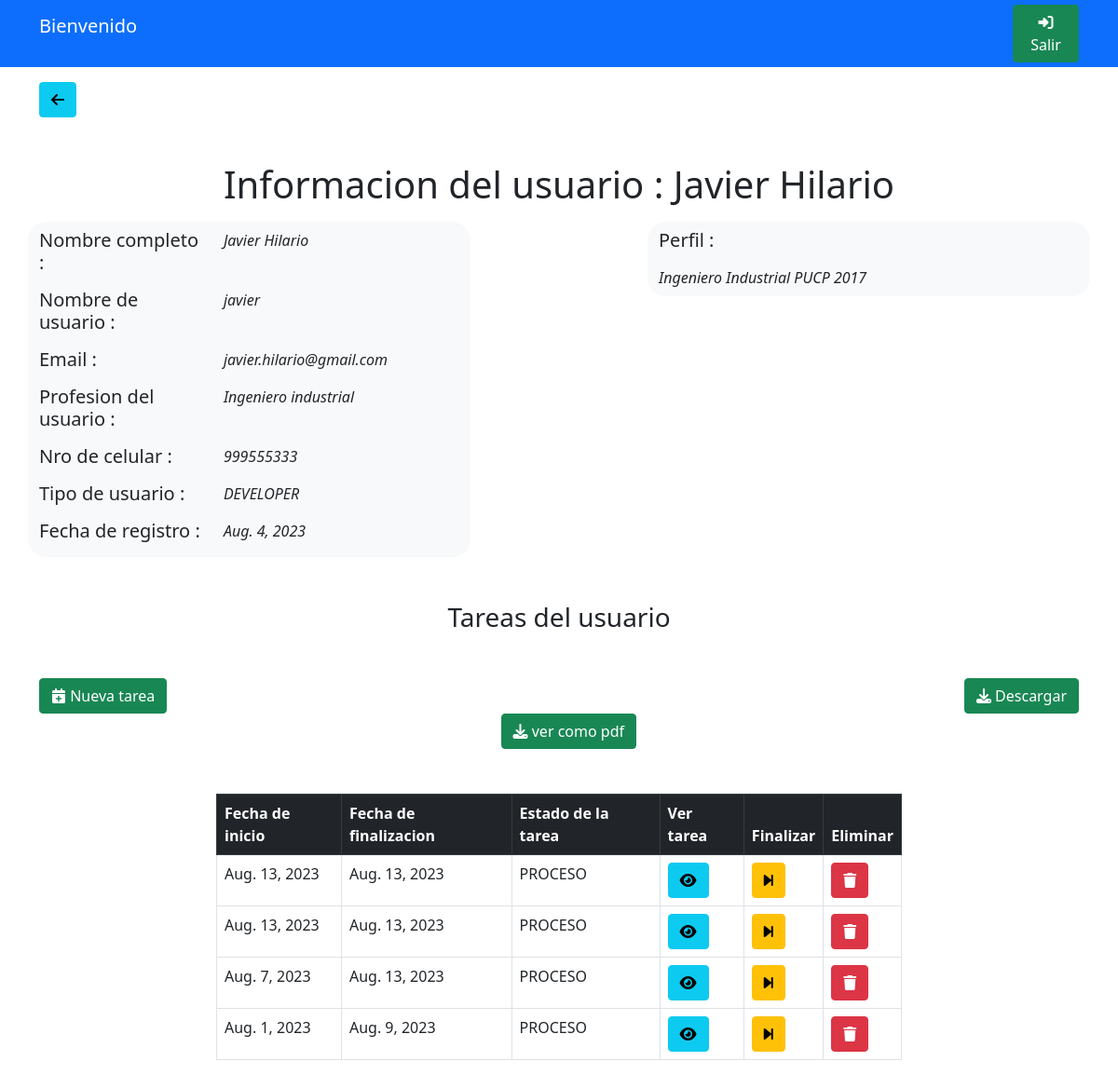
The app's page /verUsuario/3 with its own data.
### tareasDjango/models.py (models this page shows)
class datosUsuario(models.Model):
    user = models.OneToOneField(User, on_delete=models.CASCADE, blank=True, null=True)
    tipoUsuario = models.CharField(max_length=16,null=True, blank=True)
    nroCelular = models.CharField(max_length=16,null=True, blank=True)
    profesionUsuario = models.CharField(max_length=32,null=True, blank=True)
    perfilUsuario = models.CharField(max_length=512,null=True, blank=True)
    fechaIngreso = models.DateField(null=True)

class tareasInformacion(models.Model):
    usuarioRelacionado = models.ForeignKey(User, on_delete=models.CASCADE)
    descripcionTarea = models.CharField(max_length=512,null=True, blank=True)
    fechaInicio = models.DateField(null=True)
    fechaFin = models.DateField(null=True)
    estadoTarea = models.CharField(max_length=16,null=True, blank=True)

### tareasDjango/views.py (the view)
# urls.py: path('verUsuario/<str:idUsuario>',views.verUsuario,name='verUsuario'),
def verUsuario(request,idUsuario):
    usuarioInformacion = User.objects.get(id=idUsuario)
    tareasUsuario = tareasInformacion.objects.filter(usuarioRelacionado=usuarioInformacion)
    print(len(tareasUsuario))
    return render(request,'informacionUsuario.html',{
        'usuarioInfo':usuarioInformacion,
        'tareasUsuario':tareasUsuario,
    })

### tareasDjango/templates/informacionUsuario.html (shortened to what this page needs)
{% load static %}
<!DOCTYPE html>
<html>
    <head>
        <link href="https://cdn.jsdelivr.net/npm/bootstrap@5.0.2/dist/css/bootstrap.min.css" rel="stylesheet">
        <link rel="stylesheet" href="https://cdnjs.cloudflare.com/ajax/libs/font-awesome/6.4.0/css/all.min.css" />
    </head>
    <body>
        <div class="bg-primary">
            <div class="container">
                <div class="row justify-content-between align-items-center">
                    <div class="col-4 mt-3 mb-3 text-white">
                        <div class="row">
                            <h5>Bienvenido {{ user.first_name }} {{ user.last_name }}</h5>
                        </div>
                        <div class="row">
                        </div>
                    </div>
                    <div class="col-1">
                        <a class="btn btn-success" href="#"><i class="fa-solid fa-right-to-bracket"></i> Salir</a>
                    </div>
                </div>
            </div>
        </div>
        <div class="container mt-3 mb-3">
            <div>
                <a href="{% url 'tareasDjango:consolaAdministrador' %}" class="btn btn-info"><i class="fa-solid fa-arrow-left"></i></a>
            </div>
        </div>
        <div class="mt-5 text-center mb-3">
            <h1>Informacion del usuario : {{ usuarioInfo.first_name }} {{ usuarioInfo.last_name }}</h1>
        </div>
        <div class="container">
            <div class="row justify-content-between">
                <div class="col-5 bg-light" style="border-radius: 20px;">
                    <div class="row mb-2 mt-2">
                        <div class="col-5">
                            <h5>Nombre completo : </h5>
                        </div>
                        <div class="col-7">
                            <i>{{ usuarioInfo.first_name }} {{ usuarioInfo.last_name }}</i>
                        </div>
                    </div>
                    <div class="row mb-2">
                        <div class="col-5">
                            <h5>Nombre de usuario : </h5>
                        </div>
                        <div class="col-7">
                            <i>{{ usuarioInfo.username }}</i>
                        </div>
                    </div>
                    <div class="row mb-2">
                        <div class="col-5">
                            <h5>Email : </h5>
                        </div>
                        <div class="col-7">
                            <i>{{ usuarioInfo.email }}</i>
                        </div>
                    </div>
                    <div class="row mb-2">
                        <div class="col-5">
                            <h5>Profesion del usuario : </h5>
                        </div>
                        <div class="col-7">
                            <i>{{ usuarioInfo.datosusuario.profesionUsuario }}</i>
                        </div>
                    </div>
                    <div class="row mb-2">
                        <div class="col-5">
                            <h5>Nro de celular : </h5>
                        </div>
                        <div class="col-7">
                            <i>{{ usuarioInfo.datosusuario.nroCelular }}</i>
                        </div>
                    </div>
                    <div class="row mb-2">
                        <div class="col-5">
                            <h5>Tipo de usuario : </h5>
                        </div>
                        <div class="col-7">
                            <i>{{ usuarioInfo.datosusuario.tipoUsuario }}</i>
                        </div>
                    </div>
                    <div class="row mb-2">
                        <div class="col-5">
                            <h5>Fecha de registro : </h5>
                        </div>
                        <div class="col-7">
                            <i>{{ usuarioInfo.datosusuario.fechaIngreso }}</i>
                        </div>
                    </div>
                </div>
                <div class="col-5 bg-light h-100" style="border-radius: 20px;">
                    <div class="row mb-2 mt-2">
                        <div class="col-5">
                            <h5>Perfil : </h5>
                        </div>
                    </div>
                    <div class="row mb-2">
                        <div class="col-12">
                            <i>{{ usuarioInfo.datosusuario.perfilUsuario }}</i>
                        </div>
                    </div>
                </div>
            </div>
        </div>
        <div class="mt-5 text-center mb-3">
            <h3>Tareas del usuario</h3>
        </div>
        <div class="container mt-5">
            <div class="row justify-content-between">
                <div class="col-2 text-start">
                    <button class="btn btn-success" data-bs-toggle="modal" data-bs-target="#nuevaTarea"><i class="fa-solid fa-calendar-plus"></i> Nueva tarea</button>
                </div>
                <div class="col-2 text-end">
                    <a class="btn btn-success" href="{% url 'tareasDjango:descargarReporteUsuarios' %}"><i class="fa-solid fa-download"></i> Descargar</a>
                </div>
            </div>
            <div class="row justify-content-between">
                <div class="col-7 text-end">
                    <a class="btn btn-success" href="#"><i class="fa-solid fa-download"></i> ver como pdf</a>
                </div>
            </div>
        </div>
        <div class="mt-5 container">
            <div class="row justify-content-center">
                <div class="col-8">
                    <table class="table table-bordered">
                        <thead class="table-dark">
                            <th>Fecha de inicio</th>
                            <th>Fecha de finalizacion</th>
                            <th>Estado de la tarea</th>
                            <th>Ver tarea</th>
                            <th>Finalizar</th>
                            <th>Eliminar</th>
                        </thead>
                        <tbody>
                            {% for tareaInfo in tareasUsuario %}
                            <tr>
                                <td>{{ tareaInfo.fechaInicio }}</td>
                                <td>{{ tareaInfo.fechaFin }}</td>
                                <td>{{ tareaInfo.estadoTarea }}</td>
                                <td><button data-bs-toggle="modal" data-bs-target="#detalleTarea" id="{{ tareaInfo.id }}" onclick="cargarInformacionTarea(this.id)" class="btn btn-info"><i class="fa-solid fa-eye"></i></button></td>
                                <td><a class="btn btn-warning" href="#"><i class="fa-solid fa-forward-step"></i></a></td>
                                <td><a class="btn btn-danger" href="#"><i class="fa-solid fa-trash"></i></a></td>
                            </tr>
                            {% endfor %}
                        </tbody>
                    </table>
                </div>
            </div>
        </div>
    </body>
</html>

### records on screen
tareasInformacion: fechaInicio "Aug. 13, 2023", fechaFin "Aug. 13, 2023", estadoTarea "PROCESO"
tareasInformacion: fechaInicio "Aug. 13, 2023", fechaFin "Aug. 13, 2023", estadoTarea "PROCESO"
tareasInformacion: fechaInicio "Aug. 7, 2023", fechaFin "Aug. 13, 2023", estadoTarea "PROCESO"
tareasInformacion: fechaInicio "Aug. 1, 2023", fechaFin "Aug. 9, 2023", estadoTarea "PROCESO"

### other values on screen
{{ usuarioInfo.first_name }} "Javier"
{{ usuarioInfo.last_name }} "Hilario"
{{ usuarioInfo.username }} "javier"
{{ usuarioInfo.email }} "javier.hilario@gmail.com"
{{ usuarioInfo.datosusuario.profesionUsuario }} "Ingeniero industrial"
{{ usuarioInfo.datosusuario.nroCelular }} "999555333"
{{ usuarioInfo.datosusuario.tipoUsuario }} "DEVELOPER"
{{ usuarioInfo.datosusuario.fechaIngreso }} "Aug. 4, 2023"
{{ usuarioInfo.datosusuario.perfilUsuario }} "Ingeniero Industrial PUCP 2017"
